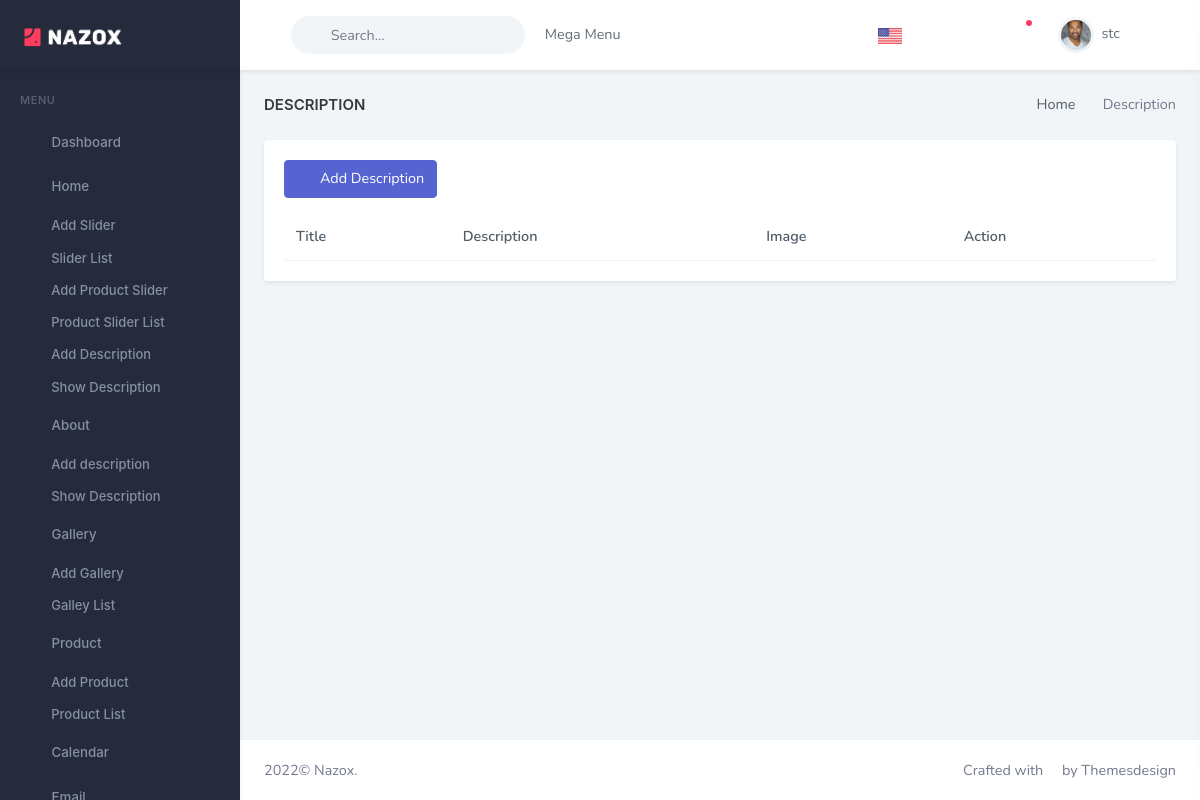
/dashboard/home-description (signed in), run on an earlier commit of the app's database.
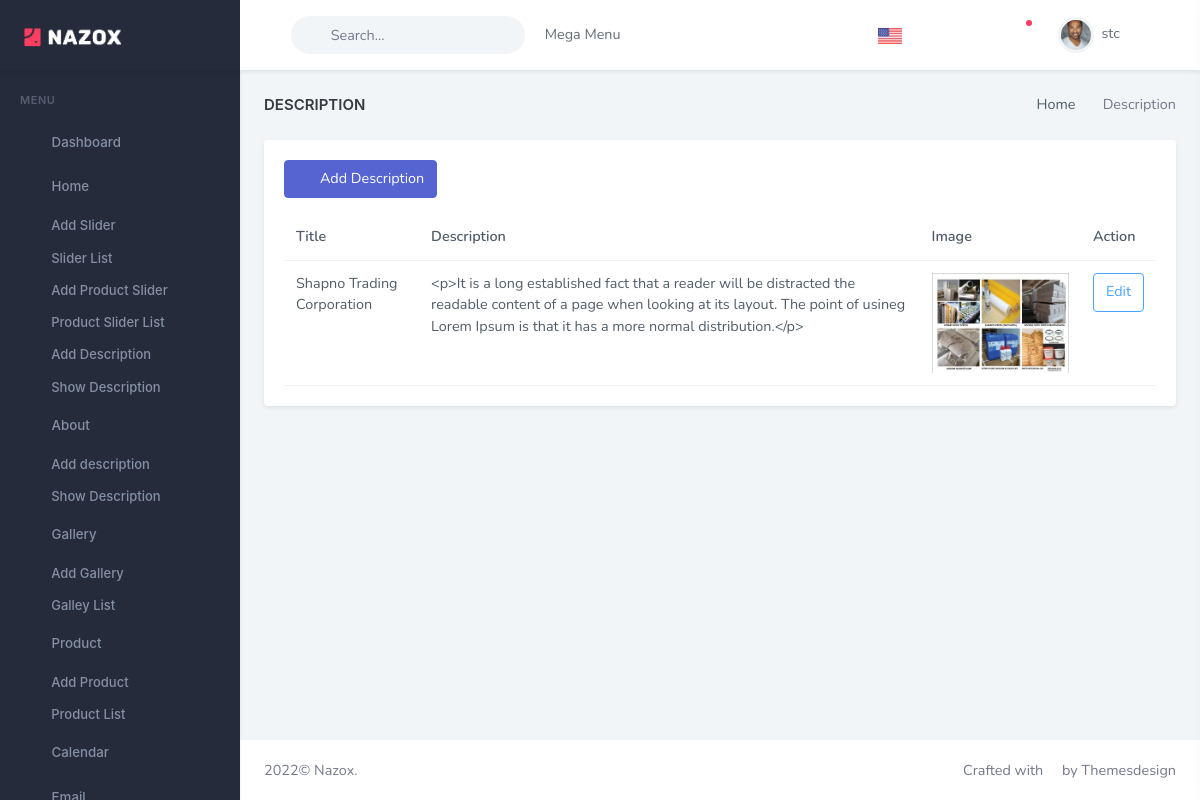
And on a later commit of the database.
### home/models.py (models this page shows, shortened)
class HomeAbout(models.Model):
    title = models.CharField(max_length=100)
    description = RichTextField(blank=True, null=True)
    image = models.ImageField(upload_to='about')

### home/views.py (the view)
# urls.py: path('dashboard/home-description', views.ShowDescriptionView.as_view(), name='home-description'),  # home description
class ShowDescriptionView(LoginRequiredMixin, View):
    def get(self, request):
        context = {
            'description': HomeAbout.objects.all(),
            'title': "Description",
            'pageview': "Home"
        }
        return render(request, 'home/home-description.html', context)

### templates/home/home-description.html
{% extends 'partials/base.html' %}
{% load static %}
{% block content %}
                        <div class="row">
                            <div class="col-lg-12">
                                <div class="card">
                                    <div class="card-body">
                                        <div class="">
                                            <a href="{% url 'home-description-create' %}" class="btn btn-primary mb-3"><i class="mdi mdi-plus me-2"></i> Add Description</a>
                                        </div>
                                        <div class="table-responsive">
                                            <table class="table mb-0">
                                                <thead>
                                                    <tr>
                                                        <th>Title</th>
                                                        <th>Description</th>
                                                        <th>Image</th>
                                                        <th>Action</th>
                                                    </tr>
                                                </thead>
                                                {% for item in description %}
                                                <tbody>
                                                    <tr>
                                                        <td>{{item.title}}</td>
                                                        <td>{{item.description}}</td>
                                                        <td><img src="{{ item.image.url }}" alt=""  height="100" /></td>
                                                        <td>
                                                            <a href="{% url 'description-edit' item.id %}">
                                                                <button class="btn btn-outline-info">Edit</button>
                                                            </a>
                                                        </td>
                                                    </tr>
                                                </tbody>
                                                {% endfor %}
                                            </table>
                                        </div>
                                    </div>
                                </div>
                            </div>
                        </div>
{% endblock content %}

What changed in the data, as far as the page shows it:
added HomeAbout: title "Shapno Trading Corporation", description "<p>It is a long established fact that a reader will be distracted the readable content of a page when looking at its layout. The point of usineg Lorem Ipsum is that it has a more normal distribution.</p>", image (picture)
